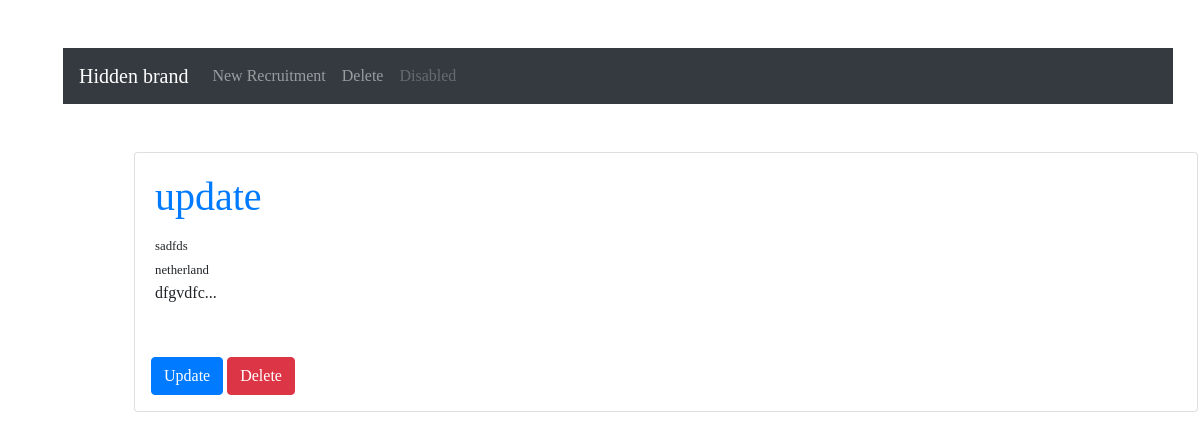
/recruiter/views, run on an earlier commit of the app's database.
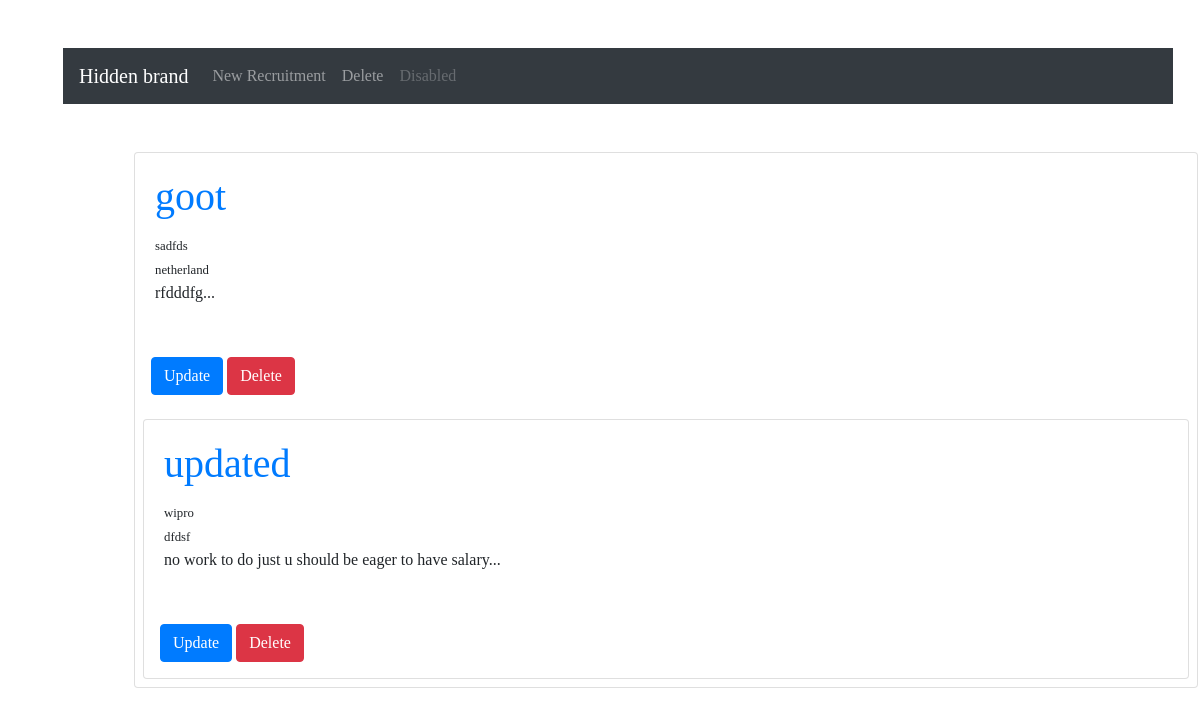
And on a later commit of the database.
### helpingRecruiters/models.py (models this page shows, shortened)
class newJob(models.Model):
    jobtitle = models.CharField(max_length = 100)
    CompanyName = models.CharField(max_length = 100)
    Location = models.CharField(max_length = 100)
    jDesc = models.CharField(max_length = 100)
    resp = models.CharField(max_length = 100)
    salaryDesc = models.CharField(max_length = 100)

### helpingRecruiters/views.py (the view)
# urls.py: path('recruiter/views', views.recruiterlist, name="helpingRecruiters-recruiterlist"),
def recruiterlist(request):
    jobs = models.newJob.objects.all()
    return render(request, "helpingRecruiters/recruiter.html" , {"jobs":jobs})

### templates/helpingRecruiters/recruiter.html (shortened to what this page needs)
{% extends "helpingRecruiters/home.html" %}
{% block content %}
<nav class="navbar navbar-expand-lg navbar-dark bg-dark">
    <div class="collapse navbar-collapse" id="navbarTogglerDemo01">
      <a class="navbar-brand" href="#">Hidden brand</a>
      <ul class="navbar-nav mr-auto mt-2 mt-lg-0">
        <li class="nav-item">
          <a class="nav-link" href="{% url 'helpingRecruiters-addnew' %}">New Recruitment </a>
        </li>
        <li class="nav-item">
          <a class="nav-link" href="#">Delete</a>
        </li>
        <li class="nav-item">
          <a class="nav-link disabled" href="#" tabindex="-1" aria-disabled="true">Disabled</a>
        </li>
      </ul>
    </div>
  </nav>
  <div class="container m-5">
      {% if jobs %}
      {% for job in jobs %}
      <div class="card m-2" >
          <div class="card-body">
            <a href="{% url 'helpingRecruiters-detail' job.pk %}"><h1 class="card-title">{{job.jobtitle}}</h1></a>
            <small>{{job.CompanyName}} <br> {{job.Location}}</small>
            <p>{{job.jDesc|slice:":150"}}...</p>
          </div>
      <div class="m-3">
        <a class="btn btn-primary" href="{%url 'helpingRecruiters-update' job.pk%}">Update</a>
        <a class="btn btn-danger" href="{%url 'helpingRecruiters-confirm-delete' job.pk%}">Delete</a>
      </div>
      {% endfor %}
      {% endif %}
    </div>
  </div>
{% endblock %}

### templates/helpingRecruiters/home.html (shortened to what this page needs)
<!doctype html>
<html lang="en">
  <head>
    <link rel="stylesheet" href="https://stackpath.bootstrapcdn.com/bootstrap/4.3.1/css/bootstrap.min.css">
  </head>
  <body>
    <div class="container m-5">
      {% block content %}
      {% endblock %}
    </div>
  </body>
</html>

### templates/helpingRecruiters/home.html (style rules this page uses)
body { margin:0; padding: 0; font-family: serif; }

What changed in the data, as far as the page shows it:
removed newJob: jobtitle "update", CompanyName "sadfds", Location "netherland", jDesc "dfgvdfc"
added newJob: jobtitle "goot", CompanyName "sadfds", Location "netherland", jDesc "rfdddfg"
added newJob: jobtitle "updated", CompanyName "wipro", Location "dfdsf", jDesc "no work to do just u should be eager to have salary"
